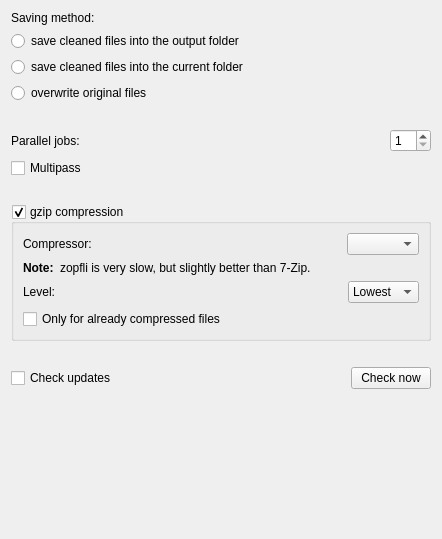
<?xml version="1.0" encoding="UTF-8"?>
<ui version="4.0">
 <class>MainPage</class>
 <widget class="QWidget" name="MainPage">
  <property name="geometry">
   <rect>
    <x>0</x>
    <y>0</y>
    <width>442</width>
    <height>539</height>
   </rect>
  </property>
  <property name="windowTitle">
   <string>Form</string>
  </property>
  <layout class="QVBoxLayout" name="verticalLayout">
   <item>
    <widget class="QLabel" name="label_6">
     <property name="text">
      <string>Saving method:</string>
     </property>
    </widget>
   </item>
   <item>
    <widget class="QWidget" name="widget" native="true">
     <layout class="QVBoxLayout" name="verticalLayout_3">
      <property name="leftMargin">
       <number>0</number>
      </property>
      <property name="topMargin">
       <number>0</number>
      </property>
      <property name="rightMargin">
       <number>0</number>
      </property>
      <property name="bottomMargin">
       <number>0</number>
      </property>
      <item>
       <widget class="QRadioButton" name="rBtnSave1">
        <property name="text">
         <string>save cleaned files into the output folder</string>
        </property>
       </widget>
      </item>
      <item>
       <widget class="QRadioButton" name="rBtnSave2">
        <property name="text">
         <string>save cleaned files into the current folder</string>
        </property>
       </widget>
      </item>
      <item>
       <widget class="QRadioButton" name="rBtnSave3">
        <property name="text">
         <string>overwrite original files</string>
        </property>
       </widget>
      </item>
      <item>
       <spacer name="verticalSpacer_2">
        <property name="orientation">
         <enum>Qt::Vertical</enum>
        </property>
        <property name="sizeType">
         <enum>QSizePolicy::Fixed</enum>
        </property>
        <property name="sizeHint" stdset="0">
         <size>
          <width>20</width>
          <height>20</height>
         </size>
        </property>
       </spacer>
      </item>
     </layout>
    </widget>
   </item>
   <item>
    <layout class="QHBoxLayout" name="horizontalLayout">
     <item>
      <widget class="QLabel" name="label">
       <property name="text">
        <string>Parallel jobs:</string>
       </property>
      </widget>
     </item>
     <item>
      <widget class="QSpinBox" name="spinBoxJobs">
       <property name="sizePolicy">
        <sizepolicy hsizetype="Fixed" vsizetype="Fixed">
         <horstretch>0</horstretch>
         <verstretch>0</verstretch>
        </sizepolicy>
       </property>
       <property name="minimum">
        <number>1</number>
       </property>
      </widget>
     </item>
    </layout>
   </item>
   <item>
    <widget class="QCheckBox" name="chBoxMultipass">
     <property name="toolTip">
      <string>Clean a file multiple times.

It will decrease cleaning time at least twice, but can increase a cleaning ratio a little bit.</string>
     </property>
     <property name="text">
      <string>Multipass</string>
     </property>
    </widget>
   </item>
   <item>
    <spacer name="verticalSpacer_3">
     <property name="orientation">
      <enum>Qt::Vertical</enum>
     </property>
     <property name="sizeType">
      <enum>QSizePolicy::Fixed</enum>
     </property>
     <property name="sizeHint" stdset="0">
      <size>
       <width>20</width>
       <height>20</height>
      </size>
     </property>
    </spacer>
   </item>
   <item>
    <widget class="QGroupBox" name="groupBoxZip">
     <property name="title">
      <string>gzip compression</string>
     </property>
     <property name="checkable">
      <bool>true</bool>
     </property>
     <layout class="QVBoxLayout" name="verticalLayout_2">
      <item>
       <layout class="QHBoxLayout" name="horizontalLayout_3">
        <item>
         <widget class="QLabel" name="label_2">
          <property name="text">
           <string>Compressor:</string>
          </property>
         </widget>
        </item>
        <item>
         <widget class="QComboBox" name="cmbBoxZip">
          <property name="sizePolicy">
           <sizepolicy hsizetype="Fixed" vsizetype="Fixed">
            <horstretch>0</horstretch>
            <verstretch>0</verstretch>
           </sizepolicy>
          </property>
         </widget>
        </item>
       </layout>
      </item>
      <item>
       <widget class="QWidget" name="widgetZopfliWarning" native="true">
        <layout class="QHBoxLayout" name="horizontalLayout_2">
         <property name="leftMargin">
          <number>0</number>
         </property>
         <property name="topMargin">
          <number>0</number>
         </property>
         <property name="rightMargin">
          <number>0</number>
         </property>
         <property name="bottomMargin">
          <number>0</number>
         </property>
         <item>
          <widget class="QLabel" name="label_3">
           <property name="font">
            <font>
             <weight>75</weight>
             <bold>true</bold>
            </font>
           </property>
           <property name="text">
            <string>Note:</string>
           </property>
          </widget>
         </item>
         <item>
          <widget class="QLabel" name="label_4">
           <property name="sizePolicy">
            <sizepolicy hsizetype="Expanding" vsizetype="Preferred">
             <horstretch>0</horstretch>
             <verstretch>0</verstretch>
            </sizepolicy>
           </property>
           <property name="text">
            <string>zopfli is very slow, but slightly better than 7-Zip.</string>
           </property>
          </widget>
         </item>
        </layout>
       </widget>
      </item>
      <item>
       <layout class="QHBoxLayout" name="horizontalLayout_4">
        <item>
         <widget class="QLabel" name="label_5">
          <property name="text">
           <string>Level:</string>
          </property>
         </widget>
        </item>
        <item>
         <widget class="QComboBox" name="cmbBoxZipLevel">
          <property name="sizePolicy">
           <sizepolicy hsizetype="Fixed" vsizetype="Fixed">
            <horstretch>0</horstretch>
            <verstretch>0</verstretch>
           </sizepolicy>
          </property>
          <item>
           <property name="text">
            <string>Lowest</string>
           </property>
          </item>
          <item>
           <property name="text">
            <string>Low</string>
           </property>
          </item>
          <item>
           <property name="text">
            <string>Normal</string>
           </property>
          </item>
          <item>
           <property name="text">
            <string>Optimal</string>
           </property>
          </item>
          <item>
           <property name="text">
            <string>Ultra</string>
           </property>
          </item>
         </widget>
        </item>
       </layout>
      </item>
      <item>
       <widget class="QCheckBox" name="chBoxSvgzOnly">
        <property name="text">
         <string>Only for already compressed files</string>
        </property>
       </widget>
      </item>
     </layout>
    </widget>
   </item>
   <item>
    <spacer name="verticalSpacer_4">
     <property name="orientation">
      <enum>Qt::Vertical</enum>
     </property>
     <property name="sizeType">
      <enum>QSizePolicy::Fixed</enum>
     </property>
     <property name="sizeHint" stdset="0">
      <size>
       <width>20</width>
       <height>20</height>
      </size>
     </property>
    </spacer>
   </item>
   <item>
    <layout class="QHBoxLayout" name="horizontalLayout_5">
     <item>
      <widget class="QCheckBox" name="chBoxCheckUpdates">
       <property name="sizePolicy">
        <sizepolicy hsizetype="Expanding" vsizetype="Fixed">
         <horstretch>0</horstretch>
         <verstretch>0</verstretch>
        </sizepolicy>
       </property>
       <property name="text">
        <string>Check updates</string>
       </property>
      </widget>
     </item>
     <item>
      <widget class="QPushButton" name="btnCheckUpdates">
       <property name="text">
        <string>Check now</string>
       </property>
      </widget>
     </item>
    </layout>
   </item>
   <item>
    <spacer name="verticalSpacer">
     <property name="orientation">
      <enum>Qt::Vertical</enum>
     </property>
     <property name="sizeHint" stdset="0">
      <size>
       <width>1</width>
       <height>1</height>
      </size>
     </property>
    </spacer>
   </item>
  </layout>
 </widget>
 <resources/>
 <connections/>
</ui>
